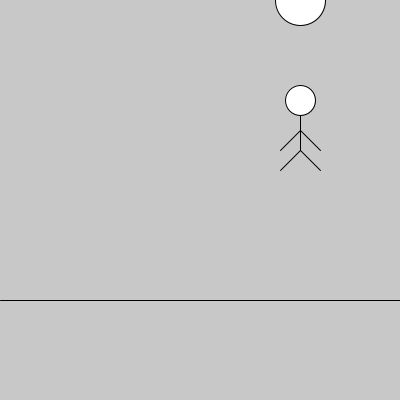
Frame 1 (no input)
Frame 60 (the mouse pressed at the canvas centre just before this capture): identical to frame 1, image omitted
Frame 120 (the mouse held since frame 60 and released just before this capture): identical to frame 1, image omitted

The Processing sketch that drew this single still picture (run headless with seeded random() and noise(); from frame 60 on, the mouse is pressed at the canvas centre):

// Processing sketch: clase_05_02_2023_funciones_2
// ── clase_05_02_2023_funciones_2.pde

void setup() {
  size(400, 400);
  textSize(30);
}

void draw() {
  background(200);
  dibujarPaisaje();
  personaje(300);
  
}

// ── funciones.pde
void personaje(int posX) {
  line(posX, 100, posX, 150); //Cuerpo
  ellipse(posX, 100, 30, 30); //Cabeza
  line(posX, 150, posX+20, 170); //Pierna Izq
  line(posX, 150, posX-20, 170); //Pierna Der
  line(posX, 130, posX+20, 150); //Mano Izq
  line(posX, 130, posX-20, 150); //Mano Der
}

void dibujarPaisaje() {
  line(0,300, 400, 300);
  ellipse(300,0,50, 50);
}
